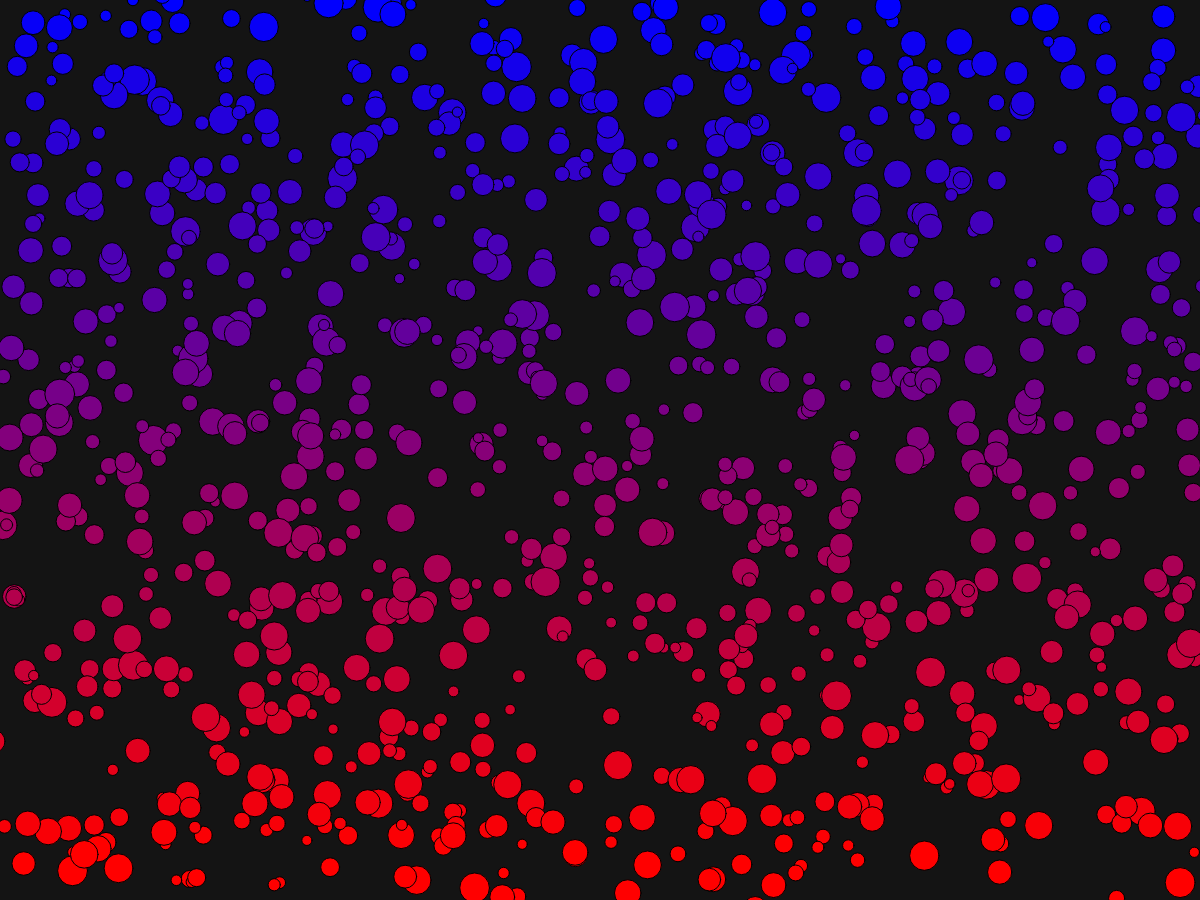
Frame 1 (no input)
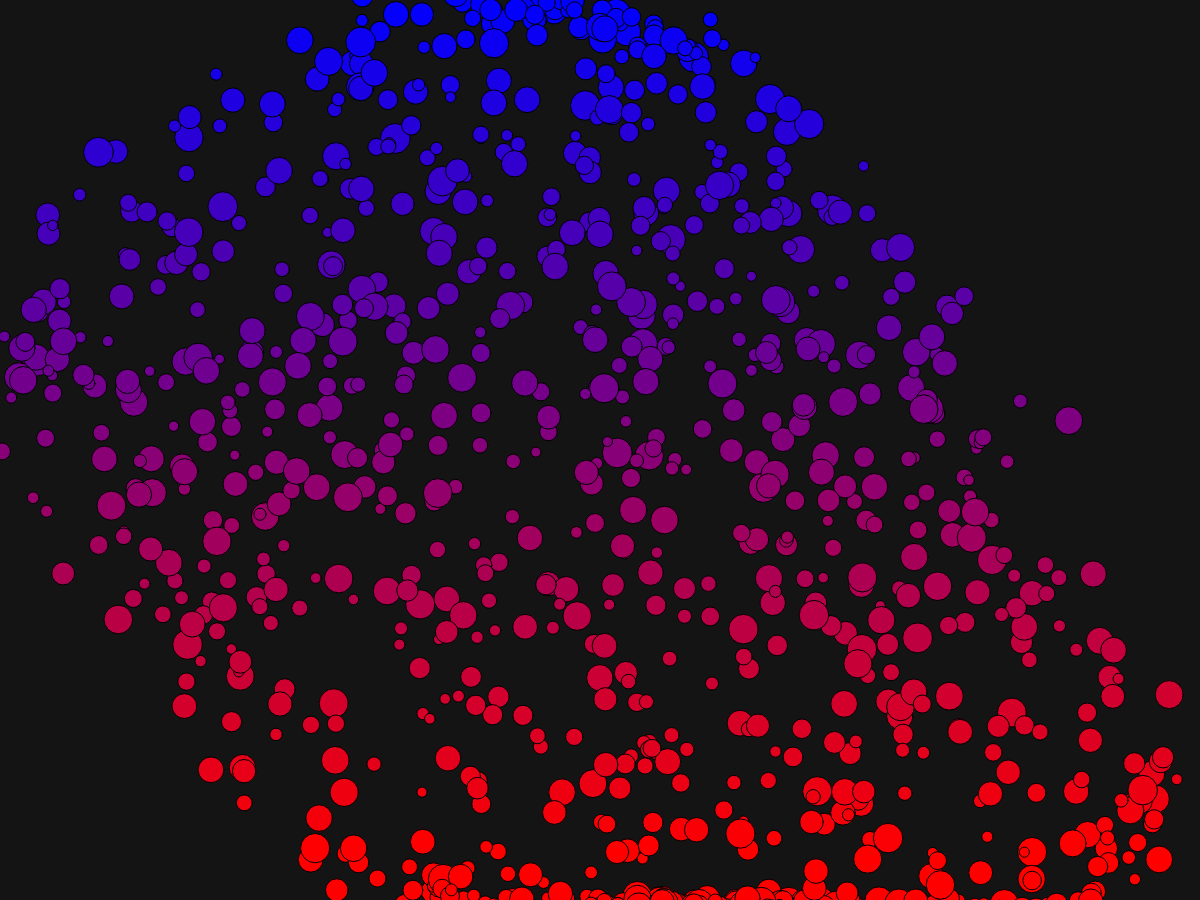
Frame 60 (no input)
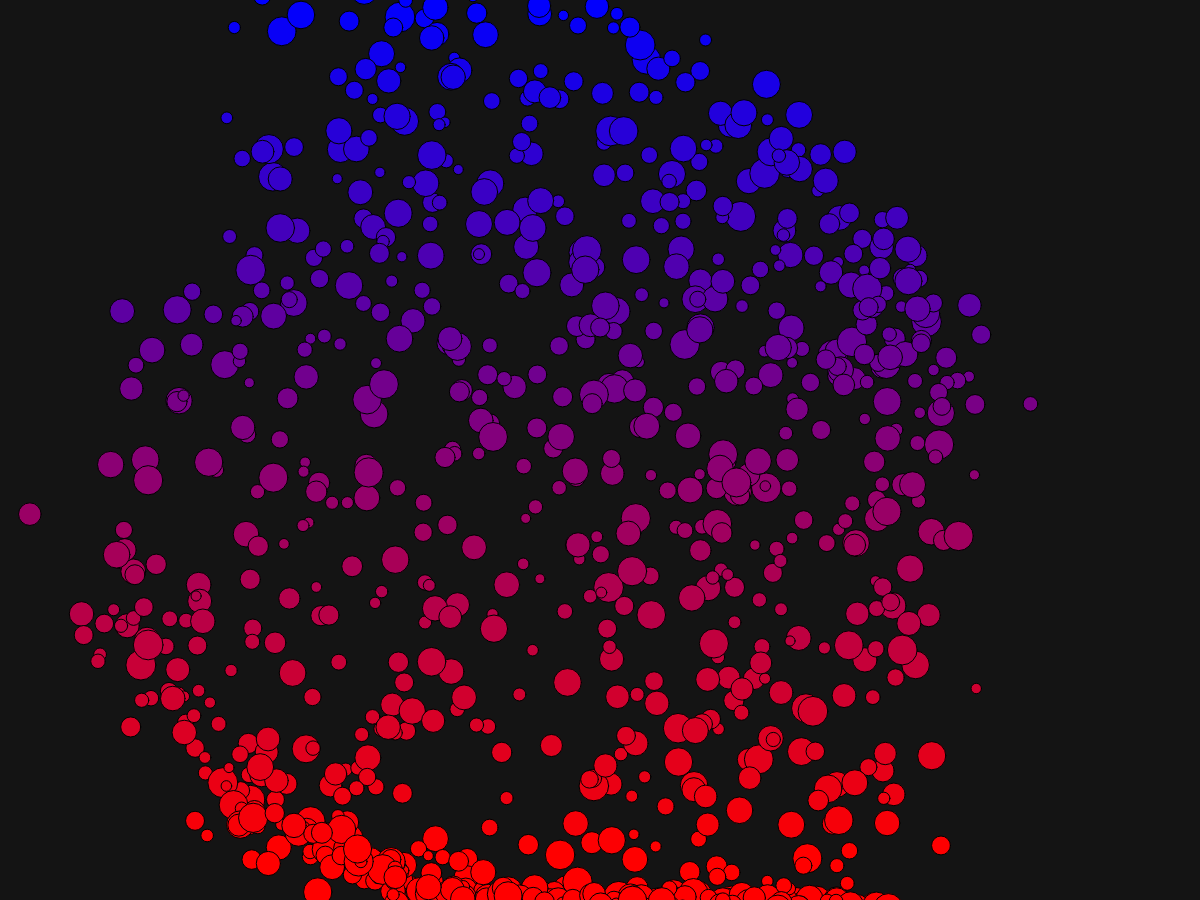
Frame 120 (the mouse pressed at the canvas centre since frame 60)

The p5.js sketch that drew these frames (run headless with seeded random() and noise() and a simulated clock; from frame 60 on, the mouse is pressed at the canvas centre):

// p5.js sketch
// ── sketch.js
var bug;
var bugs = []; // Declare object7
function setup() {
  createCanvas(1200, 900);
  // Create object
  for (var i=0; i<1000; i++) {
  bugs.push(new Jitter())
  //colorMode(HSL)
  }
}

function draw() {
  background(20);
  for (var i=0; i<bugs.length; i++) {
    bugs[i].move();
    bugs[i].display();
  }
}

// Jitter class
// function Jitter() {
//
//   this.x = random(150,width-150);
//   this.y = random(50,height-50);
//   this.energy = 0.1;
//   this.diameter = random(10, 30);
//   this.speed = 4;
//
//   this.move = function() {
//     this.x = constrain(this.x, 150, width-150);
//     this.y = constrain(this.y, 50, height-50)
//
//     if (this.x > width / 2) {
//       this.y += this.y/100;
//     } else {
//       this.y -= (height-this.y)/100;
//     }
//
//     if (this.y > height/2){
//       this.x -= this.x/100
//     } else {
//       this.x += (width-this.x)/100
//     }
//
//   }
//
//   this.display = function() {
//     ellipse(this.x, this.y, this.diameter, this.diameter);
//   }
// };

function Jitter() {

  this.x = random(width);
  this.y = random(height);
  this.diameter = random(10, 30);

  this.move = function() {
    this.x = constrain(this.x, 0, width);
    this.y = constrain(this.y, 0, height  )

    if (this.y < height/2 && this.x < width/2){ //top left
      this.x += map(this.y, 0,500,9,0);
      this.y -= map(this.x, 0, 500, 9, 0)
    } else if (this.y < height/2 && this.x > width/2){ //top right
      this.y += map(this.x, 500,1000,0,9);
      this.x += map(this.y, 0, 500, 7, 0)
    } else if (this.y > height/2 && this. x > width/2){ //bottom right
      this.y += map(this.x, 500,1000,0,9);
      this.x += map(this.y, 0, 500, 7, 0)
    } else if (this.y > height/2 && this. x < width/2){ //bottom left
      this.y += map(this.x, 500,1000,0,9);
      this.x += map(this.y, 0, 500, 9, 0)
    }

    this.x += random(-7,7);
    this.y += random(-7,7)

    this.col = map(this.y, 0, 1200, 0, 360)
    fill(this.col, 0, 255-this.col)
    // fill(random(0,360),100,75)
  }
  this.display = function() {
    ellipse(this.x, this.y, this.diameter, this.diameter);
  }
};
